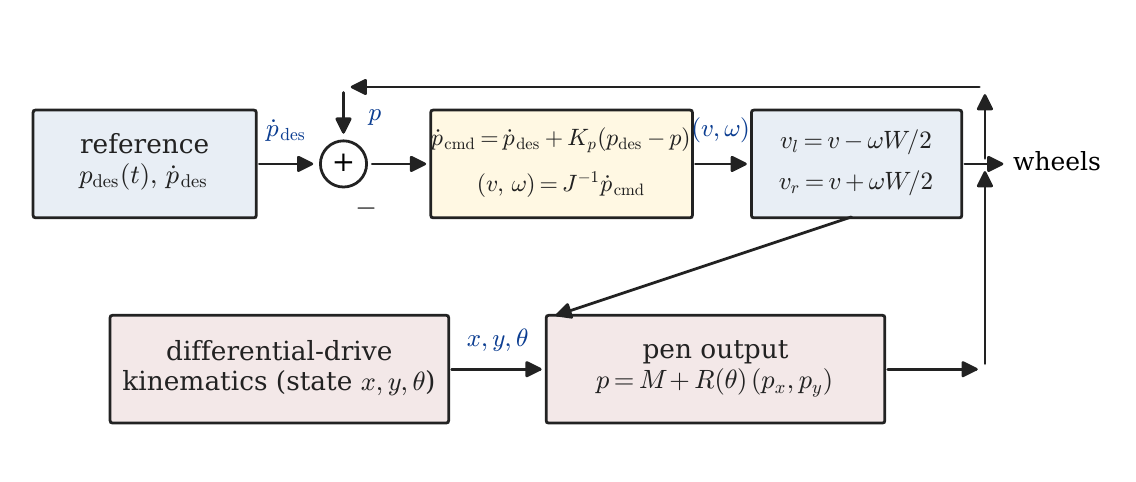

Recreate this plot in Python.
"""Figure 6 — Control loop: feedforward + P-feedback + inverse Jacobian.
Block diagram of the per-timestep tracking loop used by the trace primitive.
"""
import rtlib_diagrams as rd
import matplotlib.pyplot as plt
from matplotlib.patches import FancyBboxPatch, FancyArrowPatch


def box(ax, x, y, w, h, text, fc='#e8eef5', tc=None):
    if tc is None:
        tc = rd.COLOR_AXIS
    ax.add_patch(FancyBboxPatch((x, y), w, h,
                                boxstyle='round,pad=0.02',
                                fc=fc, ec=rd.COLOR_AXIS, lw=1.0))
    ax.text(x + w / 2, y + h / 2, text,
            ha='center', va='center', fontsize=9.5, color=tc)


def arrow(ax, x1, y1, x2, y2, label=None, lab_offset=(0, 0.25)):
    ax.add_patch(FancyArrowPatch((x1, y1), (x2, y2),
                                 arrowstyle='-|>', mutation_scale=12,
                                 color=rd.COLOR_AXIS, lw=1.0))
    if label:
        ax.text((x1 + x2) / 2 + lab_offset[0],
                (y1 + y2) / 2 + lab_offset[1],
                label, fontsize=9, color=rd.COLOR_PRIMARY,
                ha='center', va='center')


def main():
    rd.setup_style()
    fig, ax = rd.figure(width=7.2, height=3.0)

    # Reference pen path
    box(ax, 0.0, 1.6, 1.7, 0.8, 'reference\n$p_{\\rm des}(t),\\,\\dot p_{\\rm des}$')

    # Sum junction (drawn as a small circle with +/-)
    sx, sy = 2.4, 2.0
    ax.add_patch(plt.Circle((sx, sy), 0.18, fc='white', ec=rd.COLOR_AXIS, lw=1.0))
    ax.text(sx, sy, '+', ha='center', va='center', fontsize=10)
    ax.text(sx + 0.18, sy - 0.35, '$-$', ha='center', va='center', fontsize=10)

    # Control law / inverse Jacobian (multi-line: matplotlib mathtext does
    # not support newlines inside $...$, so break each line separately).
    bx, by, bw, bh = 3.1, 1.6, 2.0, 0.8
    ax.add_patch(FancyBboxPatch((bx, by), bw, bh,
                                boxstyle='round,pad=0.02',
                                fc='#fff8e3', ec=rd.COLOR_AXIS, lw=1.0))
    ax.text(bx + bw / 2, by + bh * 0.72,
            r'$\dot p_{\rm cmd}=\dot p_{\rm des}+K_p(p_{\rm des}-p)$',
            ha='center', va='center', fontsize=8.5, color=rd.COLOR_AXIS)
    ax.text(bx + bw / 2, by + bh * 0.28,
            r'$(v,\,\omega)=J^{-1}\dot p_{\rm cmd}$',
            ha='center', va='center', fontsize=8.5, color=rd.COLOR_AXIS)

    # Diff drive map
    bx, by, bw, bh = 5.6, 1.6, 1.6, 0.8
    ax.add_patch(FancyBboxPatch((bx, by), bw, bh,
                                boxstyle='round,pad=0.02',
                                fc='#e8eef5', ec=rd.COLOR_AXIS, lw=1.0))
    ax.text(bx + bw / 2, by + bh * 0.7, r'$v_l = v - \omega W/2$',
            ha='center', va='center', fontsize=9, color=rd.COLOR_AXIS)
    ax.text(bx + bw / 2, by + bh * 0.3, r'$v_r = v + \omega W/2$',
            ha='center', va='center', fontsize=9, color=rd.COLOR_AXIS)

    # Plant: kinematics + pen output
    box(ax, 0.6, 0.0, 2.6, 0.8, 'differential-drive\nkinematics (state $x,y,\\theta$)',
        fc='#f3e8e8')
    box(ax, 4.0, 0.0, 2.6, 0.8, 'pen output\n$p = M + R(\\theta)\\,(p_x,p_y)$',
        fc='#f3e8e8')

    # Arrows
    arrow(ax, 1.7, 2.0, sx - 0.18, 2.0, label='$\\dot p_{\\rm des}$')
    arrow(ax, sx + 0.18, 2.0, 3.1, 2.0)
    arrow(ax, 5.1, 2.0, 5.6, 2.0, label='$(v,\\omega)$')
    arrow(ax, 7.2, 2.0, 7.6, 2.0)
    ax.text(7.62, 2.0, 'wheels', fontsize=9, va='center')

    # Feedback path: pen position p back to sum
    arrow(ax, 6.6, 0.4, 7.4, 0.4)
    arrow(ax, 7.4, 0.4, 7.4, 2.0)
    arrow(ax, 7.4, 2.0, 7.4, 2.6)
    arrow(ax, 7.4, 2.6, sx, 2.6)
    arrow(ax, sx, 2.6, sx, sy + 0.18, label='$p$', lab_offset=(0.25, 0.0))

    # Internal: kinematics out → pen output in
    arrow(ax, 3.2, 0.4, 4.0, 0.4, label='$x,y,\\theta$', lab_offset=(0, 0.22))

    # Wheels back to plant
    arrow(ax, 6.4, 1.6, 4.0, 0.8)

    ax.set_xlim(-0.2, 8.5)
    ax.set_ylim(-0.4, 3.2)
    ax.set_aspect('equal')
    ax.set_xticks([])
    ax.set_yticks([])
    for sp in ('top', 'right', 'left', 'bottom'):
        ax.spines[sp].set_visible(False)

    rd.save(fig, '06-control-loop.pdf')


if __name__ == '__main__':
    main()
